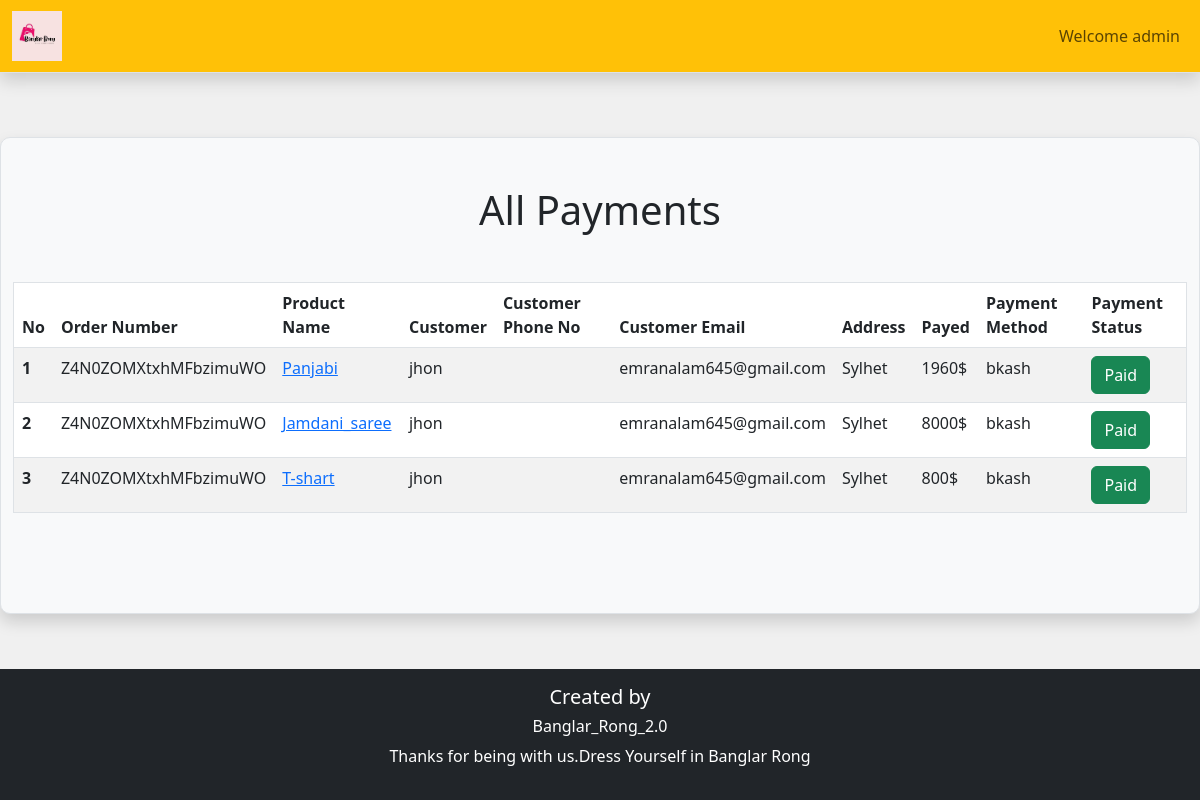
Page /admin_area/all-payments.php (signed in) on the earlier database version.
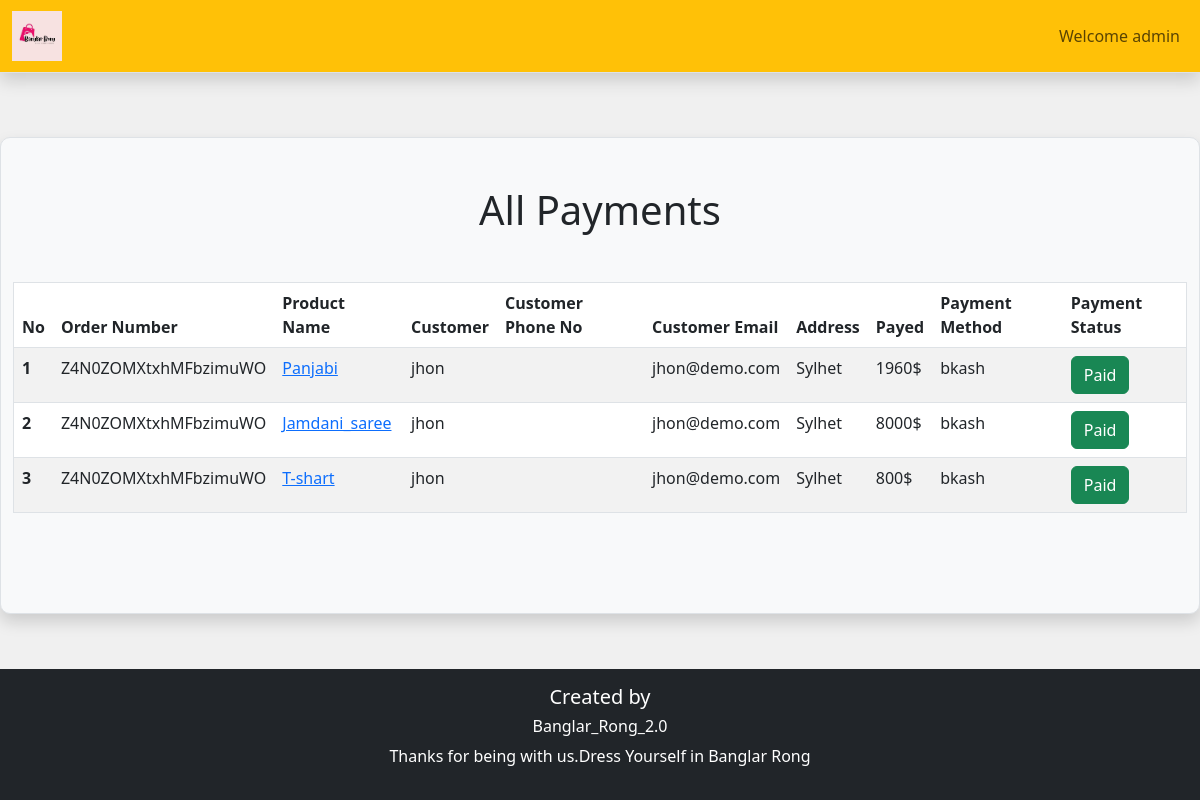
Same page on the later database version.
### tables this page shows
CREATE TABLE `orders` (
  `OrderID` int(11) NOT NULL,
  `OrderNumber` text NOT NULL,
  `userID` int(11) NOT NULL,
  `orderStatus` tinyint(1) NOT NULL,
  `addr` text NOT NULL,
  `paymentMethod` text NOT NULL,
  `productID` text NOT NULL,
  `timestamp` timestamp NOT NULL DEFAULT current_timestamp(),
  `paymentStatus` tinyint(1) NOT NULL,
  `product_title` int(11) NOT NULL,
  `order_price` text NOT NULL,
  `offer_rate` int(11) NOT NULL,
  `quantity` int(11) NOT NULL,
  `delibariedDate` timestamp NULL DEFAULT NULL
);

CREATE TABLE `users` (
  `id` int(120) NOT NULL,
  `fname` varchar(150) DEFAULT NULL,
  `lname` varchar(150) DEFAULT NULL,
  `username` varchar(150) DEFAULT NULL,
  `email` varchar(150) DEFAULT NULL,
  `password` varchar(150) DEFAULT NULL,
  `verify` tinyint(1) NOT NULL,
  `verify_code` text NOT NULL,
  `date` timestamp NULL DEFAULT current_timestamp(),
  `phone_no` text NOT NULL,
  `address` text NOT NULL
);

CREATE TABLE `products` (
  `product_id` int(11) NOT NULL,
  `product_title` varchar(100) NOT NULL,
  `product_description` varchar(255) NOT NULL,
  `product_keywords` varchar(255) NOT NULL,
  `category_id` int(11) NOT NULL,
  `brand_id` int(11) NOT NULL,
  `product_image1` varchar(255) NOT NULL,
  `product_image2` varchar(255) NOT NULL,
  `product_image3` varchar(255) NOT NULL,
  `product_price` varchar(100) NOT NULL,
  `specialOffers` tinyint(1) NOT NULL,
  `offerRate` int(11) NOT NULL,
  `date` timestamp NOT NULL DEFAULT current_timestamp() ON UPDATE current_timestamp(),
  `status` varchar(100) NOT NULL
);

### admin_area/all-payments.php (the view, shortened to what this page needs)
<?php
require('header.php')
?>
    <div class="container-fluid mt-3  mb-5 bg-light rounded-lg border border-rounded shadow">
        <h1 class="text-center my-5">All Payments</h1>
        <table class="table table-striped border">
  <thead>
    <tr>
      <th scope="col">No</th>
      <th scope="col">Order Number</th>
      <th scope="col">Product Name</th>
      <th scope="col">Customer</th>
      <th scope="col">Customer Phone No</th>
      <th scope="col">Customer Email</th>
      <th scope="col">Address</th>
      <th scope="col">Payed</th>
      <th scope="col">Payment Method</th>
      <th scope="col">Payment Status</th>
    </tr>
  </thead>
  <tbody>
    <?php  global $con;
    $select_query = "SELECT *,users.fname,users.phone_no, users.email,products.product_title,products.product_price,products.offerRate FROM orders CROSS JOIN users,products WHERE users.id=orders.userID AND products.product_id=orders.productID";
$result_query = mysqli_query($con, $select_query);
$no = 1;
while ($row = mysqli_fetch_assoc($result_query)) {
    $OrderID = $row['OrderID'];
    $OrderNumber = $row['OrderNumber'];
    $product_title = $row['product_title'];
    $addr = $row['addr'];
    $paymentMethod = $row['paymentMethod'];
    $productID = $row['productID'];
    $fname = $row['fname'];
    $phone_no = $row['phone_no'];
    $email = $row['email'];
    $product_price = $row['product_price'];
    $offerRate = $row['offerRate'];
    ?>
    <tr class='product-<?php echo $OrderID;?>'>
      <th scope="row"><?php echo $no++;?></th>
      <td><?php echo $OrderNumber;?></td>
      <td> <a class='text-primary' href="product.php?id=<?php echo $productID;?>&view=true"><?php echo $product_title;?></a></td>
      <td><?php echo $fname;?></td>
      <td><?php echo $phone_no;?></td>
      <td><?php echo $email;?></td>
      <td><?php echo $addr ;?></td>
      <td><?php echo $product_price-(($product_price*$offerRate)/100);?>$</td>
      <td><?php echo $paymentMethod ;?></td>
      <td ><?php if( $paymentMethod=='bkash'){ ?>
        <a class="btn btn-success" href="#" role="button">Paid</a>
    <?php }else{ ?>
        <a class="btn btn-danger" href="#" role="button">Unpaid</a>
    <?php } ?>
    </td>
    </tr>
    <?php
}?>
  </tbody>
</table>
</div>
<?php
require('footer.php')
?>

Differences in the rows shown:
changed through a linked row, orders "Panjabi": users.email "emranalam645@gmail.com" → "jhon@demo.com"
changed through a linked row, orders "Jamdani_saree": users.email "emranalam645@gmail.com" → "jhon@demo.com"
changed through a linked row, orders "T-shart": users.email "emranalam645@gmail.com" → "jhon@demo.com"
